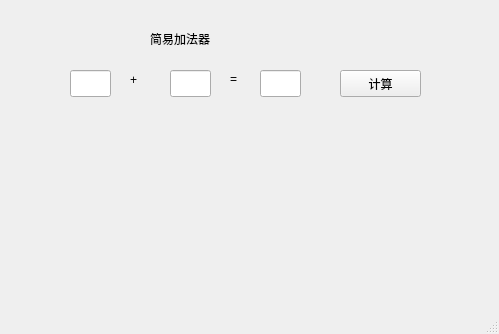
<?xml version="1.0" encoding="UTF-8"?>
<ui version="4.0">
 <class>mainWindow</class>
 <widget class="QMainWindow" name="mainWindow">
  <property name="geometry">
   <rect>
    <x>0</x>
    <y>0</y>
    <width>499</width>
    <height>334</height>
   </rect>
  </property>
  <property name="windowTitle">
   <string>MainWindow</string>
  </property>
  <widget class="QWidget" name="centralwidget">
   <widget class="QLabel" name="label">
    <property name="geometry">
     <rect>
      <x>150</x>
      <y>30</y>
      <width>81</width>
      <height>17</height>
     </rect>
    </property>
    <property name="text">
     <string>简易加法器</string>
    </property>
   </widget>
   <widget class="QLineEdit" name="lineEdit">
    <property name="geometry">
     <rect>
      <x>70</x>
      <y>70</y>
      <width>41</width>
      <height>27</height>
     </rect>
    </property>
   </widget>
   <widget class="QLineEdit" name="lineEdit_2">
    <property name="geometry">
     <rect>
      <x>170</x>
      <y>70</y>
      <width>41</width>
      <height>27</height>
     </rect>
    </property>
   </widget>
   <widget class="QLineEdit" name="lineEdit_3">
    <property name="geometry">
     <rect>
      <x>260</x>
      <y>70</y>
      <width>41</width>
      <height>27</height>
     </rect>
    </property>
   </widget>
   <widget class="QLabel" name="label_2">
    <property name="geometry">
     <rect>
      <x>130</x>
      <y>70</y>
      <width>31</width>
      <height>20</height>
     </rect>
    </property>
    <property name="text">
     <string>+</string>
    </property>
   </widget>
   <widget class="QLabel" name="label_3">
    <property name="geometry">
     <rect>
      <x>230</x>
      <y>70</y>
      <width>67</width>
      <height>17</height>
     </rect>
    </property>
    <property name="text">
     <string>=</string>
    </property>
   </widget>
   <widget class="QPushButton" name="pushButton">
    <property name="geometry">
     <rect>
      <x>340</x>
      <y>70</y>
      <width>81</width>
      <height>27</height>
     </rect>
    </property>
    <property name="text">
     <string>计算</string>
    </property>
   </widget>
  </widget>
  <widget class="QMenuBar" name="ss">
   <property name="geometry">
    <rect>
     <x>0</x>
     <y>0</y>
     <width>499</width>
     <height>31</height>
    </rect>
   </property>
  </widget>
  <widget class="QStatusBar" name="statusbar"/>
 </widget>
 <resources/>
 <connections/>
</ui>
